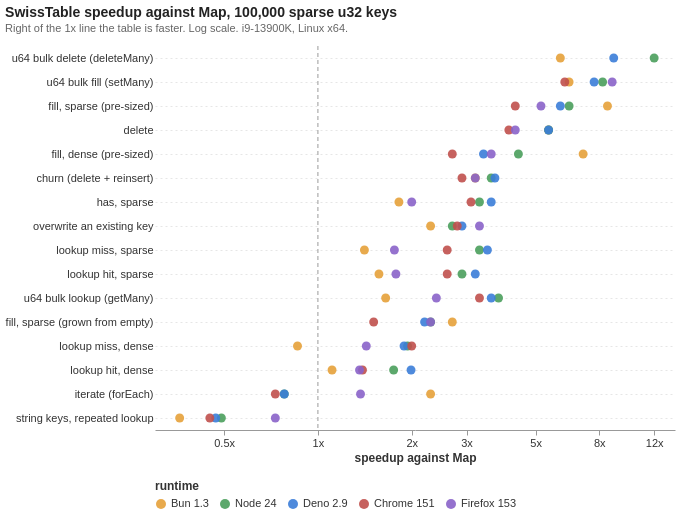

Write the Vega-Lite specification saved for this chart.
### Vega-Lite specification from a JSON file in a GitHub repository (floating-point values rounded to 4 significant figures)
{"$schema": "https://vega.github.io/schema/vega-lite/v5.json", "title": {"text": "SwissTable speedup against Map, 100,000 sparse u32 keys", "subtitle": "Right of the 1x line the table is faster. Log scale. i9-13900K, Linux x64."}, "width": 520, "height": {"step": 24}, "encoding": {"x": {"field": "speedup", "type": "quantitative", "scale": {"type": "log", "domain": [0.3, 14], "nice": false}, "axis": {"title": "speedup against Map", "values": [0.5, 1, 2, 3, 5, 8, 12], "format": "~g", "labelExpr": "datum.value + 'x'", "grid": false}}}, "layer": [{"data": {"values": [{"speedup": 1}]}, "mark": {"type": "rule", "color": "#9a9a9a", "strokeDash": [4, 3]}}, {"data": {"values": [{"workload": "u64 bulk delete (deleteMany)", "runtime": "Bun 1.3", "speedup": 6}, {"workload": "u64 bulk delete (deleteMany)", "runtime": "Node 24", "speedup": 12}, {"workload": "u64 bulk delete (deleteMany)", "runtime": "Deno 2.9", "speedup": 8.9}, {"workload": "u64 bulk fill (setMany)", "runtime": "Bun 1.3", "speedup": 6.4}, {"workload": "u64 bulk fill (setMany)", "runtime": "Node 24", "speedup": 8.2}, {"workload": "u64 bulk fill (setMany)", "runtime": "Deno 2.9", "speedup": 7.7}, {"workload": "u64 bulk fill (setMany)", "runtime": "Chrome 151", "speedup": 6.2}, {"workload": "u64 bulk fill (setMany)", "runtime": "Firefox 153", "speedup": 8.8}, {"workload": "fill, sparse (pre-sized)", "runtime": "Bun 1.3", "speedup": 8.5}, {"workload": "fill, sparse (pre-sized)", "runtime": "Node 24", "speedup": 6.4}, {"workload": "fill, sparse (pre-sized)", "runtime": "Deno 2.9", "speedup": 6}, {"workload": "fill, sparse (pre-sized)", "runtime": "Chrome 151", "speedup": 4.3}, {"workload": "fill, sparse (pre-sized)", "runtime": "Firefox 153", "speedup": 5.2}, {"workload": "delete", "runtime": "Bun 1.3", "speedup": 5.5}, {"workload": "delete", "runtime": "Node 24", "speedup": 5.5}, {"workload": "delete", "runtime": "Deno 2.9", "speedup": 5.5}, {"workload": "delete", "runtime": "Chrome 151", "speedup": 4.1}, {"workload": "delete", "runtime": "Firefox 153", "speedup": 4.3}, {"workload": "fill, dense (pre-sized)", "runtime": "Bun 1.3", "speedup": 7.1}, {"workload": "fill, dense (pre-sized)", "runtime": "Node 24", "speedup": 4.4}, {"workload": "fill, dense (pre-sized)", "runtime": "Deno 2.9", "speedup": 3.4}, {"workload": "fill, dense (pre-sized)", "runtime": "Chrome 151", "speedup": 2.7}, {"workload": "fill, dense (pre-sized)", "runtime": "Firefox 153", "speedup": 3.6}, {"workload": "churn (delete + reinsert)", "runtime": "Bun 1.3", "speedup": 3.2}, {"workload": "churn (delete + reinsert)", "runtime": "Node 24", "speedup": 3.6}, {"workload": "churn (delete + reinsert)", "runtime": "Deno 2.9", "speedup": 3.7}, {"workload": "churn (delete + reinsert)", "runtime": "Chrome 151", "speedup": 2.9}, {"workload": "churn (delete + reinsert)", "runtime": "Firefox 153", "speedup": 3.2}, {"workload": "has, sparse", "runtime": "Bun 1.3", "speedup": 1.82}, {"workload": "has, sparse", "runtime": "Node 24", "speedup": 3.3}, {"workload": "has, sparse", "runtime": "Deno 2.9", "speedup": 3.6}, {"workload": "has, sparse", "runtime": "Chrome 151", "speedup": 3.1}, {"workload": "has, sparse", "runtime": "Firefox 153", "speedup": 2}, {"workload": "overwrite an existing key", "runtime": "Bun 1.3", "speedup": 2.3}, {"workload": "overwrite an existing key", "runtime": "Node 24", "speedup": 2.7}, {"workload": "overwrite an existing key", "runtime": "Deno 2.9", "speedup": 2.9}, {"workload": "overwrite an existing key", "runtime": "Chrome 151", "speedup": 2.8}, {"workload": "overwrite an existing key", "runtime": "Firefox 153", "speedup": 3.3}, {"workload": "lookup miss, sparse", "runtime": "Bun 1.3", "speedup": 1.41}, {"workload": "lookup miss, sparse", "runtime": "Node 24", "speedup": 3.3}, {"workload": "lookup miss, sparse", "runtime": "Deno 2.9", "speedup": 3.5}, {"workload": "lookup miss, sparse", "runtime": "Chrome 151", "speedup": 2.6}, {"workload": "lookup miss, sparse", "runtime": "Firefox 153", "speedup": 1.76}, {"workload": "lookup hit, sparse", "runtime": "Bun 1.3", "speedup": 1.57}, {"workload": "lookup hit, sparse", "runtime": "Node 24", "speedup": 2.9}, {"workload": "lookup hit, sparse", "runtime": "Deno 2.9", "speedup": 3.2}, {"workload": "lookup hit, sparse", "runtime": "Chrome 151", "speedup": 2.6}, {"workload": "lookup hit, sparse", "runtime": "Firefox 153", "speedup": 1.78}, {"workload": "u64 bulk lookup (getMany)", "runtime": "Bun 1.3", "speedup": 1.65}, {"workload": "u64 bulk lookup (getMany)", "runtime": "Node 24", "speedup": 3.8}, {"workload": "u64 bulk lookup (getMany)", "runtime": "Deno 2.9", "speedup": 3.6}, {"workload": "u64 bulk lookup (getMany)", "runtime": "Chrome 151", "speedup": 3.3}, {"workload": "u64 bulk lookup (getMany)", "runtime": "Firefox 153", "speedup": 2.4}, {"workload": "fill, sparse (grown from empty)", "runtime": "Bun 1.3", "speedup": 2.7}, {"workload": "fill, sparse (grown from empty)", "runtime": "Node 24", "speedup": 2.3}, {"workload": "fill, sparse (grown from empty)", "runtime": "Deno 2.9", "speedup": 2.2}, {"workload": "fill, sparse (grown from empty)", "runtime": "Chrome 151", "speedup": 1.51}, {"workload": "fill, sparse (grown from empty)", "runtime": "Firefox 153", "speedup": 2.3}, {"workload": "lookup miss, dense", "runtime": "Bun 1.3", "speedup": 0.86}, {"workload": "lookup miss, dense", "runtime": "Node 24", "speedup": 1.94}, {"workload": "lookup miss, dense", "runtime": "Deno 2.9", "speedup": 1.89}, {"workload": "lookup miss, dense", "runtime": "Chrome 151", "speedup": 2}, {"workload": "lookup miss, dense", "runtime": "Firefox 153", "speedup": 1.43}, {"workload": "lookup hit, dense", "runtime": "Bun 1.3", "speedup": 1.11}, {"workload": "lookup hit, dense", "runtime": "Node 24", "speedup": 1.75}, {"workload": "lookup hit, dense", "runtime": "Deno 2.9", "speedup": 1.99}, {"workload": "lookup hit, dense", "runtime": "Chrome 151", "speedup": 1.39}, {"workload": "lookup hit, dense", "runtime": "Firefox 153", "speedup": 1.36}, {"workload": "iterate (forEach)", "runtime": "Bun 1.3", "speedup": 2.3}, {"workload": "iterate (forEach)", "runtime": "Node 24", "speedup": 0.78}, {"workload": "iterate (forEach)", "runtime": "Deno 2.9", "speedup": 0.78}, {"workload": "iterate (forEach)", "runtime": "Chrome 151", "speedup": 0.73}, {"workload": "iterate (forEach)", "runtime": "Firefox 153", "speedup": 1.37}, {"workload": "string keys, repeated lookup", "runtime": "Bun 1.3", "speedup": 0.36}, {"workload": "string keys, repeated lookup", "runtime": "Node 24", "speedup": 0.49}, {"workload": "string keys, repeated lookup", "runtime": "Deno 2.9", "speedup": 0.47}, {"workload": "string keys, repeated lookup", "runtime": "Chrome 151", "speedup": 0.45}, {"workload": "string keys, repeated lookup", "runtime": "Firefox 153", "speedup": 0.73}]}, "mark": {"type": "point", "filled": true, "size": 80, "opacity": 0.9}, "encoding": {"y": {"field": "workload", "type": "nominal", "sort": ["u64 bulk delete (deleteMany)", "u64 bulk fill (setMany)", "fill, sparse (pre-sized)", "delete", "fill, dense (pre-sized)", "churn (delete + reinsert)", "has, sparse", "overwrite an existing key", "lookup miss, sparse", "lookup hit, sparse", "u64 bulk lookup (getMany)", "fill, sparse (grown from empty)", "lookup miss, dense", "lookup hit, dense", "iterate (forEach)", "string keys, repeated lookup"], "title": null, "axis": {"labelLimit": 220, "grid": true, "gridDash": [2, 3], "ticks": false, "domain": false}}, "color": {"field": "runtime", "type": "nominal", "sort": ["Bun 1.3", "Node 24", "Deno 2.9", "Chrome 151", "Firefox 153"], "title": "runtime", "legend": {"orient": "bottom", "direction": "horizontal", "columns": 5, "symbolType": "circle"}}, "tooltip": [{"field": "workload"}, {"field": "runtime"}, {"field": "speedup", "format": ".2f"}]}}], "config": {"background": "#ffffff", "view": {"stroke": null}, "axis": {"labelFont": "Helvetica, Arial, sans-serif", "titleFont": "Helvetica, Arial, sans-serif", "labelFontSize": 11, "titleFontSize": 12, "labelColor": "#333", "titleColor": "#333", "domainColor": "#999", "tickColor": "#999", "gridColor": "#e6e6e6"}, "legend": {"labelFont": "Helvetica, Arial, sans-serif", "titleFont": "Helvetica, Arial, sans-serif", "labelFontSize": 11, "titleFontSize": 12, "labelColor": "#333", "titleColor": "#333"}, "title": {"font": "Helvetica, Arial, sans-serif", "fontSize": 14, "subtitleFont": "Helvetica, Arial, sans-serif", "subtitleFontSize": 11, "subtitleColor": "#666", "color": "#222", "anchor": "start", "offset": 12}, "range": {"category": ["#e5a13a", "#4a9e5c", "#3b7dd8", "#c0504d", "#8a63c9"]}}}
